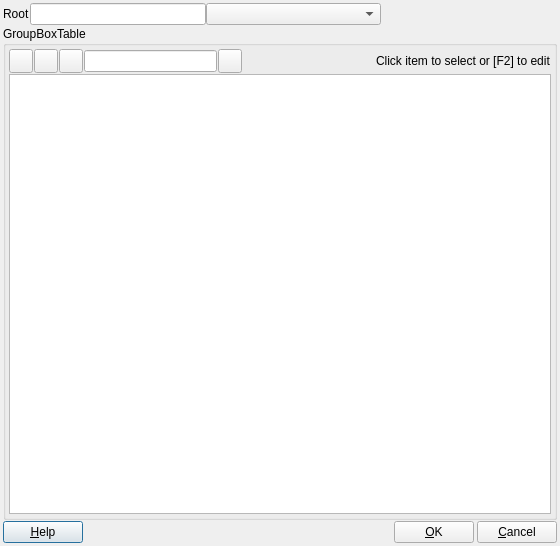
<?xml version="1.0" encoding="UTF-8"?>
<ui version="4.0">
 <class>DB_TreeDialog</class>
 <widget class="QDialog" name="DB_TreeDialog">
  <property name="geometry">
   <rect>
    <x>0</x>
    <y>0</y>
    <width>560</width>
    <height>546</height>
   </rect>
  </property>
  <property name="windowTitle">
   <string>Dialog</string>
  </property>
  <layout class="QGridLayout" name="glMain">
   <property name="leftMargin">
    <number>3</number>
   </property>
   <property name="topMargin">
    <number>3</number>
   </property>
   <property name="rightMargin">
    <number>3</number>
   </property>
   <property name="bottomMargin">
    <number>3</number>
   </property>
   <property name="horizontalSpacing">
    <number>3</number>
   </property>
   <property name="verticalSpacing">
    <number>1</number>
   </property>
   <item row="0" column="0">
    <layout class="QHBoxLayout" name="hlRoot">
     <item>
      <widget class="QLabel" name="lblRoot">
       <property name="text">
        <string>Root</string>
       </property>
      </widget>
     </item>
     <item>
      <widget class="QLineEdit" name="leRoot"/>
     </item>
     <item>
      <widget class="QComboBox" name="cbSourceModelFilter">
       <property name="sizePolicy">
        <sizepolicy hsizetype="Expanding" vsizetype="Fixed">
         <horstretch>0</horstretch>
         <verstretch>0</verstretch>
        </sizepolicy>
       </property>
      </widget>
     </item>
     <item>
      <spacer name="horizontalSpacer_3">
       <property name="orientation">
        <enum>Qt::Horizontal</enum>
       </property>
       <property name="sizeHint" stdset="0">
        <size>
         <width>40</width>
         <height>20</height>
        </size>
       </property>
      </spacer>
     </item>
    </layout>
   </item>
   <item row="1" column="0">
    <widget class="QGroupBox" name="gbTable">
     <property name="title">
      <string>GroupBoxTable</string>
     </property>
     <layout class="QGridLayout" name="gridLayout">
      <property name="leftMargin">
       <number>3</number>
      </property>
      <property name="topMargin">
       <number>3</number>
      </property>
      <property name="rightMargin">
       <number>3</number>
      </property>
      <property name="bottomMargin">
       <number>3</number>
      </property>
      <property name="horizontalSpacing">
       <number>3</number>
      </property>
      <property name="verticalSpacing">
       <number>1</number>
      </property>
      <item row="0" column="0">
       <layout class="QHBoxLayout" name="hlAdd">
        <property name="spacing">
         <number>1</number>
        </property>
        <item>
         <widget class="QToolButton" name="pbAdd">
          <property name="minimumSize">
           <size>
            <width>24</width>
            <height>24</height>
           </size>
          </property>
          <property name="maximumSize">
           <size>
            <width>24</width>
            <height>24</height>
           </size>
          </property>
          <property name="toolTip">
           <string>Add item</string>
          </property>
          <property name="text">
           <string/>
          </property>
          <property name="icon">
           <iconset resource="db.qrc">
            <normaloff>:/images/icons/add.png</normaloff>:/images/icons/add.png</iconset>
          </property>
          <property name="iconSize">
           <size>
            <width>16</width>
            <height>16</height>
           </size>
          </property>
         </widget>
        </item>
        <item>
         <widget class="QToolButton" name="pbAddChild">
          <property name="minimumSize">
           <size>
            <width>24</width>
            <height>24</height>
           </size>
          </property>
          <property name="maximumSize">
           <size>
            <width>24</width>
            <height>24</height>
           </size>
          </property>
          <property name="toolTip">
           <string>Add subitem</string>
          </property>
          <property name="text">
           <string/>
          </property>
          <property name="icon">
           <iconset resource="db.qrc">
            <normaloff>:/images/icons/add_child.png</normaloff>:/images/icons/add_child.png</iconset>
          </property>
          <property name="iconSize">
           <size>
            <width>16</width>
            <height>16</height>
           </size>
          </property>
         </widget>
        </item>
        <item>
         <widget class="QToolButton" name="pbDelete">
          <property name="minimumSize">
           <size>
            <width>24</width>
            <height>24</height>
           </size>
          </property>
          <property name="maximumSize">
           <size>
            <width>24</width>
            <height>24</height>
           </size>
          </property>
          <property name="toolTip">
           <string>Delete item</string>
          </property>
          <property name="text">
           <string/>
          </property>
          <property name="icon">
           <iconset resource="db.qrc">
            <normaloff>:/images/icons/delete.png</normaloff>:/images/icons/delete.png</iconset>
          </property>
          <property name="iconSize">
           <size>
            <width>16</width>
            <height>16</height>
           </size>
          </property>
         </widget>
        </item>
        <item>
         <widget class="QLineEdit" name="leFind"/>
        </item>
        <item>
         <widget class="QToolButton" name="pbFind">
          <property name="minimumSize">
           <size>
            <width>24</width>
            <height>24</height>
           </size>
          </property>
          <property name="maximumSize">
           <size>
            <width>24</width>
            <height>24</height>
           </size>
          </property>
          <property name="toolTip">
           <string>Find (next)</string>
          </property>
          <property name="text">
           <string/>
          </property>
          <property name="icon">
           <iconset resource="db.qrc">
            <normaloff>:/images/icons/find.png</normaloff>:/images/icons/find.png</iconset>
          </property>
         </widget>
        </item>
        <item>
         <spacer name="horizontalSpacer_2">
          <property name="orientation">
           <enum>Qt::Horizontal</enum>
          </property>
          <property name="sizeHint" stdset="0">
           <size>
            <width>40</width>
            <height>20</height>
           </size>
          </property>
         </spacer>
        </item>
        <item>
         <widget class="QLabel" name="lblTrvInfo">
          <property name="text">
           <string>Click item to select or [F2] to edit</string>
          </property>
         </widget>
        </item>
       </layout>
      </item>
      <item row="1" column="0">
       <widget class="QTreeView" name="treeView"/>
      </item>
     </layout>
    </widget>
   </item>
   <item row="2" column="0">
    <layout class="QHBoxLayout" name="hlOk">
     <property name="spacing">
      <number>3</number>
     </property>
     <item>
      <widget class="QPushButton" name="pbHelp">
       <property name="text">
        <string>&amp;Help</string>
       </property>
      </widget>
     </item>
     <item>
      <spacer name="horizontalSpacer">
       <property name="orientation">
        <enum>Qt::Horizontal</enum>
       </property>
       <property name="sizeHint" stdset="0">
        <size>
         <width>40</width>
         <height>20</height>
        </size>
       </property>
      </spacer>
     </item>
     <item>
      <widget class="QPushButton" name="pbOk">
       <property name="text">
        <string>&amp;OK</string>
       </property>
       <property name="default">
        <bool>false</bool>
       </property>
      </widget>
     </item>
     <item>
      <widget class="QPushButton" name="pbCancel">
       <property name="text">
        <string>&amp;Cancel</string>
       </property>
      </widget>
     </item>
    </layout>
   </item>
  </layout>
 </widget>
 <tabstops>
  <tabstop>pbOk</tabstop>
  <tabstop>pbCancel</tabstop>
  <tabstop>pbHelp</tabstop>
  <tabstop>pbAdd</tabstop>
  <tabstop>pbDelete</tabstop>
  <tabstop>leFind</tabstop>
  <tabstop>pbFind</tabstop>
  <tabstop>leRoot</tabstop>
 </tabstops>
 <resources>
  <include location="db.qrc"/>
 </resources>
 <connections/>
</ui>
